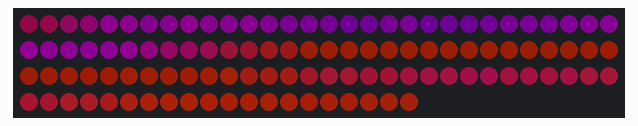
A sketch run on a simulated Arduino Uno, built with avr-gcc and run on an emulated ATmega328P. On the bench: 110 RGB LEDs in strip order, left to right, continuing on the next row. Dim RGB values are drawn brighter than linear.

Above: at 0.16 s.
At 7.83 s:
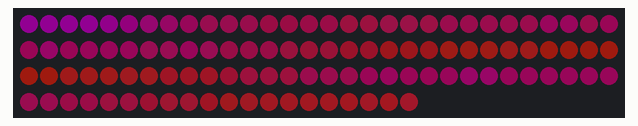
At 14.65 s:
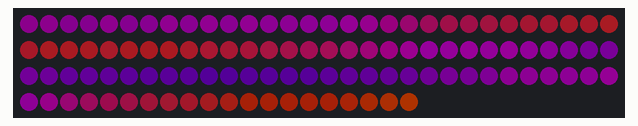
At 19.61 s:
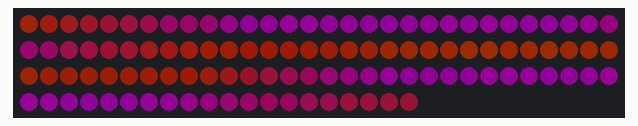
At 29.63 s:
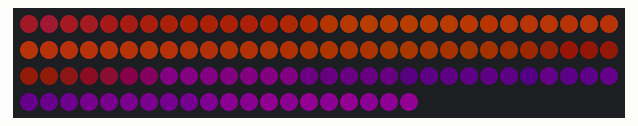
At 39.61 s:
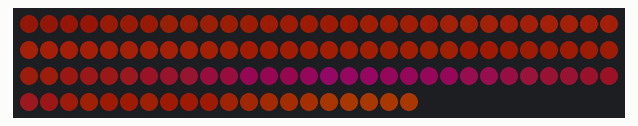

The sketch:

NoiseStuff.ino
```cpp
#include <FastLED.h>

#define NUM_LEDS 110
#define LED_PIN 5


CRGB      leds[NUM_LEDS];
uint8_t   noiseData[NUM_LEDS];


DEFINE_GRADIENT_PALETTE( Sunset_Real_gp ) {

    0, 255, 20,   0,   // red
    //0, 0,  0,   0,   // red
   43, 255, 70, 22,   // red orange
   86, 255, 85, 0,   // gol orange
  125, 183, 38,  13,  // red2
  172, 100, 0,   103, // light purple
  215, 75,  0,   130, // indigo
  255, 118, 0,   118  // purple
  };


CRGBPalette16 party = Sunset_Real_gp;


uint8_t   octaveVal   = 1;
//uint16_t  xVal        = 10;
int       scaleVal    = 5;
uint32_t  timeVal     = 1000;

void setup() {
  FastLED.addLeds<WS2812B, LED_PIN, GRB>(leds, NUM_LEDS);
  FastLED.setBrightness(100);
  Serial.begin(115200);
}


void loop() {

  //int scaleVal       = beatsin88(0.04, 1, 5, 0, 0);
  //uint32_t xVal      = beatsin88(0.05, 1, 500, 0, 0);

  //int scaleVal       = beatsin88(10, 1, 5, 0, 0);
  uint32_t xVal      = beatsin16(0.1,  10000, 30000, 0, 0);


  timeVal = millis() / 18;

  memset(noiseData, 0, NUM_LEDS);
  fill_raw_noise8(noiseData, NUM_LEDS, octaveVal, xVal, scaleVal, timeVal);

  for (int i = 0; i < NUM_LEDS; i++) {
      leds[i] = ColorFromPalette(party, noiseData[i], noiseData[NUM_LEDS - i - 1]-20);

  }

  FastLED.show();
}
```
